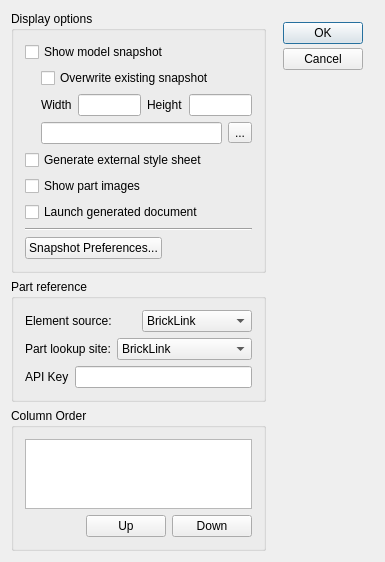
<?xml version="1.0" encoding="UTF-8"?>
<ui version="4.0">
 <author>LPub3D</author>
 <class>LDVPartListPanel</class>
 <widget class="QDialog" name="LDVPartListPanel">
  <property name="geometry">
   <rect>
    <x>0</x>
    <y>0</y>
    <width>352</width>
    <height>537</height>
   </rect>
  </property>
  <property name="windowTitle">
   <string>LPub3D Part List</string>
  </property>
  <property name="windowIcon">
   <iconset resource="../../mainApp/lpub3d.qrc">
    <normaloff>:/resources/LPub32.png</normaloff>:/resources/LPub32.png</iconset>
  </property>
  <layout class="QHBoxLayout">
   <item>
    <layout class="QVBoxLayout">
     <property name="spacing">
      <number>6</number>
     </property>
     <property name="leftMargin">
      <number>0</number>
     </property>
     <property name="topMargin">
      <number>0</number>
     </property>
     <property name="rightMargin">
      <number>0</number>
     </property>
     <property name="bottomMargin">
      <number>0</number>
     </property>
     <item>
      <widget class="QGroupBox" name="settingsBox">
       <property name="title">
        <string>Display options</string>
       </property>
       <layout class="QVBoxLayout" name="verticalLayout_2">
        <item>
         <widget class="QCheckBox" name="showModelButton">
          <property name="text">
           <string>Show model snapshot</string>
          </property>
         </widget>
        </item>
        <item>
         <layout class="QHBoxLayout" name="horizontalLayout_4">
          <item>
           <spacer name="Spacer16_2">
            <property name="orientation">
             <enum>Qt::Horizontal</enum>
            </property>
            <property name="sizeType">
             <enum>QSizePolicy::Fixed</enum>
            </property>
            <property name="sizeHint" stdset="0">
             <size>
              <width>16</width>
              <height>20</height>
             </size>
            </property>
           </spacer>
          </item>
          <item>
           <widget class="QCheckBox" name="overwriteExistingButton">
            <property name="sizePolicy">
             <sizepolicy hsizetype="Fixed" vsizetype="Fixed">
              <horstretch>0</horstretch>
              <verstretch>0</verstretch>
             </sizepolicy>
            </property>
            <property name="text">
             <string>Overwrite existing snapshot</string>
            </property>
           </widget>
          </item>
          <item>
           <spacer name="horizontalSpacer_3">
            <property name="orientation">
             <enum>Qt::Horizontal</enum>
            </property>
            <property name="sizeHint" stdset="0">
             <size>
              <width>40</width>
              <height>20</height>
             </size>
            </property>
           </spacer>
          </item>
         </layout>
        </item>
        <item>
         <layout class="QHBoxLayout" name="horizontalLayout_5">
          <item>
           <spacer name="horizontalSpacer_2">
            <property name="orientation">
             <enum>Qt::Horizontal</enum>
            </property>
            <property name="sizeType">
             <enum>QSizePolicy::Fixed</enum>
            </property>
            <property name="sizeHint" stdset="0">
             <size>
              <width>16</width>
              <height>20</height>
             </size>
            </property>
           </spacer>
          </item>
          <item>
           <widget class="QLabel" name="widthLabel">
            <property name="text">
             <string>Width</string>
            </property>
           </widget>
          </item>
          <item>
           <widget class="QLineEdit" name="snapshotWidthEdit">
            <property name="sizePolicy">
             <sizepolicy hsizetype="Preferred" vsizetype="Fixed">
              <horstretch>0</horstretch>
              <verstretch>0</verstretch>
             </sizepolicy>
            </property>
            <property name="toolTip">
             <string>Image width in pixels</string>
            </property>
           </widget>
          </item>
          <item>
           <widget class="QLabel" name="heightLabel">
            <property name="text">
             <string>Height</string>
            </property>
           </widget>
          </item>
          <item>
           <widget class="QLineEdit" name="snapshotHeightEdit">
            <property name="sizePolicy">
             <sizepolicy hsizetype="Preferred" vsizetype="Fixed">
              <horstretch>0</horstretch>
              <verstretch>0</verstretch>
             </sizepolicy>
            </property>
            <property name="toolTip">
             <string>image height in pixels</string>
            </property>
           </widget>
          </item>
         </layout>
        </item>
        <item>
         <layout class="QHBoxLayout" name="horizontalLayout_6">
          <item>
           <spacer name="horizontalSpacer_4">
            <property name="orientation">
             <enum>Qt::Horizontal</enum>
            </property>
            <property name="sizeType">
             <enum>QSizePolicy::Fixed</enum>
            </property>
            <property name="sizeHint" stdset="0">
             <size>
              <width>16</width>
              <height>20</height>
             </size>
            </property>
           </spacer>
          </item>
          <item>
           <widget class="QLineEdit" name="snapshotEdit">
            <property name="toolTip">
             <string>Enter existing snapshot image</string>
            </property>
           </widget>
          </item>
          <item>
           <widget class="QToolButton" name="snapshotButton">
            <property name="toolTip">
             <string>Select snapshot image</string>
            </property>
            <property name="text">
             <string>...</string>
            </property>
           </widget>
          </item>
         </layout>
        </item>
        <item>
         <widget class="QCheckBox" name="generateExternalSSButton">
          <property name="text">
           <string>Generate external style sheet</string>
          </property>
         </widget>
        </item>
        <item>
         <widget class="QCheckBox" name="showPartImageButton">
          <property name="text">
           <string>Show part images</string>
          </property>
         </widget>
        </item>
        <item>
         <widget class="QCheckBox" name="showWebPageButton">
          <property name="text">
           <string>Launch generated document</string>
          </property>
         </widget>
        </item>
        <item>
         <widget class="Line" name="line">
          <property name="orientation">
           <enum>Qt::Horizontal</enum>
          </property>
         </widget>
        </item>
        <item>
         <layout class="QHBoxLayout" name="horizontalLayout">
          <item>
           <widget class="QPushButton" name="preferencesButton">
            <property name="toolTip">
             <string>Modify generated snspshot preferences</string>
            </property>
            <property name="text">
             <string>Snapshot Preferences...</string>
            </property>
           </widget>
          </item>
          <item>
           <spacer name="horizontalSpacer">
            <property name="orientation">
             <enum>Qt::Horizontal</enum>
            </property>
            <property name="sizeHint" stdset="0">
             <size>
              <width>40</width>
              <height>20</height>
             </size>
            </property>
           </spacer>
          </item>
         </layout>
        </item>
       </layout>
      </widget>
     </item>
     <item>
      <widget class="QGroupBox" name="partReferenceBox">
       <property name="title">
        <string>Part reference</string>
       </property>
       <layout class="QVBoxLayout" name="verticalLayout">
        <item>
         <layout class="QHBoxLayout" name="horizontalLayout_3">
          <item>
           <widget class="QLabel" name="label_2">
            <property name="text">
             <string>Element source:</string>
            </property>
           </widget>
          </item>
          <item>
           <widget class="QComboBox" name="elementSourceCombo">
            <property name="toolTip">
             <string>Select part element identification source</string>
            </property>
            <item>
             <property name="text">
              <string>BrickLink</string>
             </property>
            </item>
            <item>
             <property name="text">
              <string>LEGO</string>
             </property>
            </item>
           </widget>
          </item>
         </layout>
        </item>
        <item>
         <layout class="QHBoxLayout" name="horizontalLayout_2">
          <item>
           <widget class="QLabel" name="label_3">
            <property name="text">
             <string>Part lookup site:</string>
            </property>
           </widget>
          </item>
          <item>
           <widget class="QComboBox" name="partLookupSiteCombo">
            <property name="toolTip">
             <string>Select part lookup website</string>
            </property>
            <item>
             <property name="text">
              <string>BrickLink</string>
             </property>
            </item>
            <item>
             <property name="text">
              <string>Peeron</string>
             </property>
            </item>
            <item>
             <property name="text">
              <string>BrickSet</string>
             </property>
            </item>
            <item>
             <property name="text">
              <string>Rebrickable</string>
             </property>
            </item>
            <item>
             <property name="text">
              <string>LDraw Part Tracker</string>
             </property>
            </item>
           </widget>
          </item>
         </layout>
        </item>
        <item>
         <layout class="QHBoxLayout" name="horizontalLayout_7">
          <item>
           <widget class="QLabel" name="label">
            <property name="text">
             <string>API Key</string>
            </property>
           </widget>
          </item>
          <item>
           <widget class="QLineEdit" name="rebrickableKeyEdit">
            <property name="toolTip">
             <string>Enter your Rebrickable API Key or leave blank to use the LPub3D default key</string>
            </property>
           </widget>
          </item>
         </layout>
        </item>
       </layout>
      </widget>
     </item>
     <item>
      <widget class="QGroupBox" name="columnOrderBox">
       <property name="title">
        <string>Column Order</string>
       </property>
       <layout class="QVBoxLayout">
        <item>
         <widget class="QListWidget" name="fieldOrderView">
          <property name="sizePolicy">
           <sizepolicy hsizetype="Preferred" vsizetype="Preferred">
            <horstretch>0</horstretch>
            <verstretch>0</verstretch>
           </sizepolicy>
          </property>
          <property name="frameShape">
           <enum>QFrame::StyledPanel</enum>
          </property>
         </widget>
        </item>
        <item>
         <layout class="QHBoxLayout">
          <property name="spacing">
           <number>6</number>
          </property>
          <property name="leftMargin">
           <number>0</number>
          </property>
          <property name="topMargin">
           <number>0</number>
          </property>
          <property name="rightMargin">
           <number>0</number>
          </property>
          <property name="bottomMargin">
           <number>0</number>
          </property>
          <item>
           <spacer name="Spacer5_2">
            <property name="orientation">
             <enum>Qt::Horizontal</enum>
            </property>
            <property name="sizeType">
             <enum>QSizePolicy::Expanding</enum>
            </property>
            <property name="sizeHint" stdset="0">
             <size>
              <width>20</width>
              <height>20</height>
             </size>
            </property>
           </spacer>
          </item>
          <item>
           <widget class="QPushButton" name="upButton">
            <property name="sizePolicy">
             <sizepolicy hsizetype="Fixed" vsizetype="Fixed">
              <horstretch>0</horstretch>
              <verstretch>0</verstretch>
             </sizepolicy>
            </property>
            <property name="text">
             <string>Up</string>
            </property>
           </widget>
          </item>
          <item>
           <widget class="QPushButton" name="downButton">
            <property name="sizePolicy">
             <sizepolicy hsizetype="Fixed" vsizetype="Fixed">
              <horstretch>0</horstretch>
              <verstretch>0</verstretch>
             </sizepolicy>
            </property>
            <property name="text">
             <string>Down</string>
            </property>
           </widget>
          </item>
         </layout>
        </item>
       </layout>
      </widget>
     </item>
    </layout>
   </item>
   <item>
    <layout class="QVBoxLayout">
     <property name="spacing">
      <number>4</number>
     </property>
     <property name="leftMargin">
      <number>11</number>
     </property>
     <property name="topMargin">
      <number>11</number>
     </property>
     <property name="rightMargin">
      <number>11</number>
     </property>
     <property name="bottomMargin">
      <number>11</number>
     </property>
     <item>
      <widget class="QPushButton" name="okButton">
       <property name="sizePolicy">
        <sizepolicy hsizetype="Preferred" vsizetype="Fixed">
         <horstretch>0</horstretch>
         <verstretch>0</verstretch>
        </sizepolicy>
       </property>
       <property name="text">
        <string>OK</string>
       </property>
       <property name="shortcut">
        <string/>
       </property>
       <property name="default">
        <bool>true</bool>
       </property>
      </widget>
     </item>
     <item>
      <widget class="QPushButton" name="cancelButton">
       <property name="sizePolicy">
        <sizepolicy hsizetype="Fixed" vsizetype="Fixed">
         <horstretch>0</horstretch>
         <verstretch>0</verstretch>
        </sizepolicy>
       </property>
       <property name="text">
        <string>Cancel</string>
       </property>
       <property name="shortcut">
        <string>Esc</string>
       </property>
      </widget>
     </item>
     <item>
      <spacer name="Spacer3">
       <property name="orientation">
        <enum>Qt::Vertical</enum>
       </property>
       <property name="sizeType">
        <enum>QSizePolicy::Expanding</enum>
       </property>
       <property name="sizeHint" stdset="0">
        <size>
         <width>20</width>
         <height>20</height>
        </size>
       </property>
      </spacer>
     </item>
    </layout>
   </item>
  </layout>
 </widget>
 <layoutdefault spacing="6" margin="11"/>
 <resources>
  <include location="../../mainApp/lpub3d.qrc"/>
 </resources>
 <connections/>
</ui>
